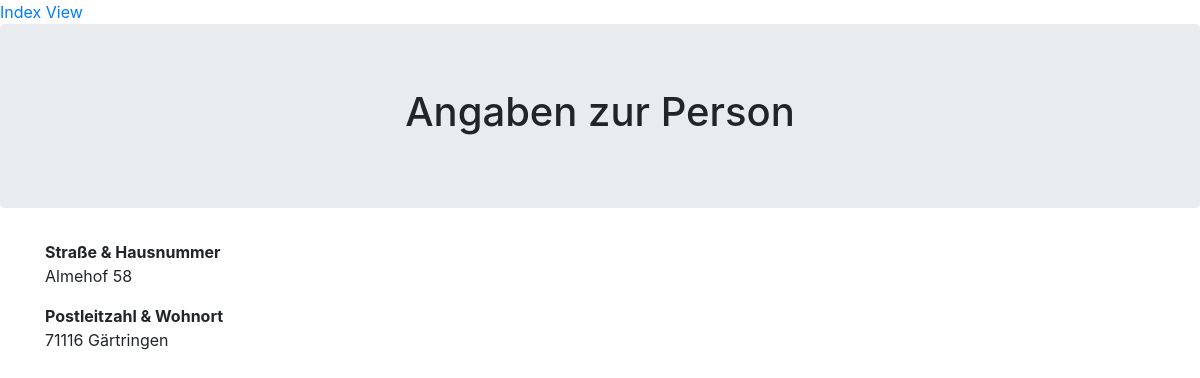
Page /genericviews/4 on the committed database.
### genericviews/models.py (models this page shows)
class PersonalInformation(models.Model):
    person = models.ForeignKey(Person, on_delete=models.CASCADE)
    street = models.CharField(max_length = 30)
    number = models.IntegerField(max_length = 5)
    postcode = models.IntegerField(max_length = 5)
    domicile = models.CharField(max_length = 30)

### genericviews/views.py (the view)
# urls.py: path('<int:pk>', views.DetailView.as_view(), name='detail'),
class DetailView(generic.DetailView):
    model = PersonalInformation
    template_name = 'genericviews/detail.html'

### genericviews/templates/genericviews/detail.html (shortened to what this page needs)
<!DOCTYPE html>
<html lang="en">
<head>
    {% load static %}
    <link rel= "stylesheet" type="text/css" href="{% static 'functions/css/bootstrap.min.css' %}">
</head>
<body>
    <a href="{% url 'genericviews:index' %}"> Index View </a>
    <div class="jumbotron text-center">
        <h1>Angaben zur Person</h1>
    </div>
    <div class="container">
        <div class="row">
            <div class="col-sm-4">
                <p>
                    <b> Straße & Hausnummer </b> <br />
                    {{ personalinformation.street }}  {{ personalinformation.number }}
                </p>
                <p>
                    <b> Postleitzahl & Wohnort </b> <br />
                    {{ personalinformation.postcode }}  {{ personalinformation.domicile }}
                </p>
            </div>
        </div>
    </div>
</body>
</html>

### rows in the picture
PersonalInformation: street "Almehof", number "58", postcode "71116", domicile "Gärtringen"
